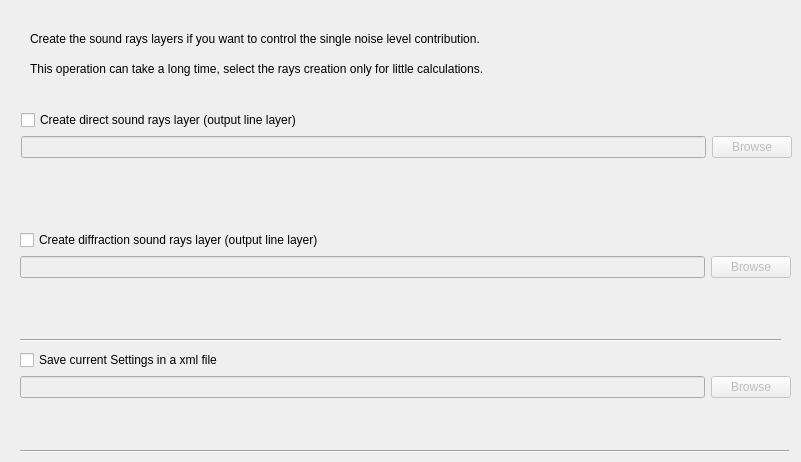
   <widget class="QWidget" name="tabDebug">
    <property name="whatsThis">
     <string/>
    </property>
    <attribute name="title">
     <string>Options</string>
    </attribute>
    <widget class="QLabel" name="label_14">
     <property name="geometry">
      <rect>
       <x>30</x>
       <y>30</y>
       <width>641</width>
       <height>17</height>
      </rect>
     </property>
     <property name="text">
      <string>Create the sound rays layers if you want to control the single noise level contribution.</string>
     </property>
     <property name="alignment">
      <set>Qt::AlignLeading|Qt::AlignLeft|Qt::AlignVCenter</set>
     </property>
    </widget>
    <widget class="QWidget" name="verticalLayoutWidget_12">
     <property name="geometry">
      <rect>
       <x>20</x>
       <y>230</y>
       <width>771</width>
       <height>91</height>
      </rect>
     </property>
     <layout class="QVBoxLayout" name="rays_layer_verticalLayout_2">
      <property name="sizeConstraint">
       <enum>QLayout::SetMaximumSize</enum>
      </property>
      <item>
       <widget class="QCheckBox" name="diff_rays_layer_checkBox">
        <property name="enabled">
         <bool>true</bool>
        </property>
        <property name="text">
         <string>Create diffraction sound rays layer (output line layer)</string>
        </property>
        <property name="checked">
         <bool>false</bool>
        </property>
       </widget>
      </item>
      <item>
       <layout class="QHBoxLayout" name="rays_layer_horizontalLayout_2">
        <property name="sizeConstraint">
         <enum>QLayout::SetFixedSize</enum>
        </property>
        <item>
         <widget class="QLineEdit" name="diff_rays_layer_lineEdit">
          <property name="enabled">
           <bool>false</bool>
          </property>
          <property name="sizePolicy">
           <sizepolicy hsizetype="Expanding" vsizetype="Maximum">
            <horstretch>0</horstretch>
            <verstretch>0</verstretch>
           </sizepolicy>
          </property>
         </widget>
        </item>
        <item>
         <widget class="QPushButton" name="diff_rays_layer_pushButton">
          <property name="enabled">
           <bool>false</bool>
          </property>
          <property name="sizePolicy">
           <sizepolicy hsizetype="Fixed" vsizetype="Fixed">
            <horstretch>0</horstretch>
            <verstretch>0</verstretch>
           </sizepolicy>
          </property>
          <property name="text">
           <string>Browse</string>
          </property>
         </widget>
        </item>
       </layout>
      </item>
     </layout>
    </widget>
    <widget class="QWidget" name="verticalLayoutWidget_7">
     <property name="geometry">
      <rect>
       <x>21</x>
       <y>110</y>
       <width>771</width>
       <height>91</height>
      </rect>
     </property>
     <layout class="QVBoxLayout" name="rays_layer_verticalLayout">
      <property name="sizeConstraint">
       <enum>QLayout::SetMaximumSize</enum>
      </property>
      <item>
       <widget class="QCheckBox" name="rays_layer_checkBox">
        <property name="enabled">
         <bool>true</bool>
        </property>
        <property name="text">
         <string>Create direct sound rays layer (output line layer)</string>
        </property>
        <property name="checked">
         <bool>false</bool>
        </property>
       </widget>
      </item>
      <item>
       <layout class="QHBoxLayout" name="rays_layer_horizontalLayout">
        <property name="sizeConstraint">
         <enum>QLayout::SetFixedSize</enum>
        </property>
        <item>
         <widget class="QLineEdit" name="rays_layer_lineEdit">
          <property name="enabled">
           <bool>false</bool>
          </property>
          <property name="sizePolicy">
           <sizepolicy hsizetype="Expanding" vsizetype="Maximum">
            <horstretch>0</horstretch>
            <verstretch>0</verstretch>
           </sizepolicy>
          </property>
         </widget>
        </item>
        <item>
         <widget class="QPushButton" name="rays_layer_pushButton">
          <property name="enabled">
           <bool>false</bool>
          </property>
          <property name="sizePolicy">
           <sizepolicy hsizetype="Fixed" vsizetype="Fixed">
            <horstretch>0</horstretch>
            <verstretch>0</verstretch>
           </sizepolicy>
          </property>
          <property name="text">
           <string>Browse</string>
          </property>
         </widget>
        </item>
       </layout>
      </item>
     </layout>
    </widget>
    <widget class="QLabel" name="label_15">
     <property name="geometry">
      <rect>
       <x>30</x>
       <y>60</y>
       <width>641</width>
       <height>17</height>
      </rect>
     </property>
     <property name="text">
      <string>This operation can take a long time, select the rays creation only for little calculations.</string>
     </property>
     <property name="alignment">
      <set>Qt::AlignLeading|Qt::AlignLeft|Qt::AlignVCenter</set>
     </property>
    </widget>
    <widget class="QWidget" name="verticalLayoutWidget_8">
     <property name="geometry">
      <rect>
       <x>20</x>
       <y>350</y>
       <width>771</width>
       <height>91</height>
      </rect>
     </property>
     <layout class="QVBoxLayout" name="rays_layer_verticalLayout_3">
      <property name="sizeConstraint">
       <enum>QLayout::SetMaximumSize</enum>
      </property>
      <item>
       <widget class="QCheckBox" name="save_settings_checkBox">
        <property name="enabled">
         <bool>true</bool>
        </property>
        <property name="text">
         <string>Save current Settings in a xml file</string>
        </property>
        <property name="checked">
         <bool>false</bool>
        </property>
       </widget>
      </item>
      <item>
       <layout class="QHBoxLayout" name="rays_layer_horizontalLayout_3">
        <property name="sizeConstraint">
         <enum>QLayout::SetFixedSize</enum>
        </property>
        <item>
         <widget class="QLineEdit" name="save_settings_lineEdit">
          <property name="enabled">
           <bool>false</bool>
          </property>
          <property name="sizePolicy">
           <sizepolicy hsizetype="Expanding" vsizetype="Maximum">
            <horstretch>0</horstretch>
            <verstretch>0</verstretch>
           </sizepolicy>
          </property>
         </widget>
        </item>
        <item>
         <widget class="QPushButton" name="save_settings_pushButton">
          <property name="enabled">
           <bool>false</bool>
          </property>
          <property name="sizePolicy">
           <sizepolicy hsizetype="Fixed" vsizetype="Fixed">
            <horstretch>0</horstretch>
            <verstretch>0</verstretch>
           </sizepolicy>
          </property>
          <property name="text">
           <string>Browse</string>
          </property>
         </widget>
        </item>
       </layout>
      </item>
     </layout>
    </widget>
    <widget class="Line" name="line_4">
     <property name="geometry">
      <rect>
       <x>20</x>
       <y>330</y>
       <width>761</width>
       <height>20</height>
      </rect>
     </property>
     <property name="orientation">
      <enum>Qt::Horizontal</enum>
     </property>
    </widget>
    <widget class="Line" name="line_2">
     <property name="geometry">
      <rect>
       <x>20</x>
       <y>450</y>
       <width>769</width>
       <height>3</height>
      </rect>
     </property>
     <property name="orientation">
      <enum>Qt::Horizontal</enum>
     </property>
    </widget>
   </widget>
